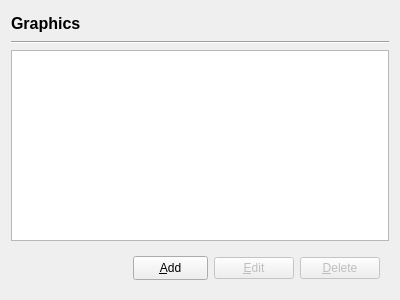
<?xml version="1.0" encoding="UTF-8"?>
<ui version="4.0">
 <class>GraphicsPage</class>
 <widget class="QWidget" name="GraphicsPage">
  <property name="geometry">
   <rect>
    <x>0</x>
    <y>0</y>
    <width>400</width>
    <height>300</height>
   </rect>
  </property>
  <property name="windowTitle">
   <string>Form</string>
  </property>
  <layout class="QVBoxLayout" name="verticalLayout">
   <item>
    <widget class="QLabel" name="title">
     <property name="minimumSize">
      <size>
       <width>0</width>
       <height>24</height>
      </size>
     </property>
     <property name="font">
      <font>
       <pointsize>12</pointsize>
       <bold>true</bold>
      </font>
     </property>
     <property name="text">
      <string>Graphics</string>
     </property>
    </widget>
   </item>
   <item>
    <widget class="Line" name="line">
     <property name="orientation">
      <enum>Qt::Horizontal</enum>
     </property>
    </widget>
   </item>
   <item>
    <widget class="QListWidget" name="list"/>
   </item>
   <item>
    <widget class="QWidget" name="widget_2" native="true">
     <layout class="QHBoxLayout" name="horizontalLayout_4">
      <item>
       <spacer name="horizontalSpacer">
        <property name="orientation">
         <enum>Qt::Horizontal</enum>
        </property>
        <property name="sizeHint" stdset="0">
         <size>
          <width>0</width>
          <height>20</height>
         </size>
        </property>
       </spacer>
      </item>
      <item>
       <widget class="QToolButton" name="add">
        <property name="sizePolicy">
         <sizepolicy hsizetype="Fixed" vsizetype="Fixed">
          <horstretch>75</horstretch>
          <verstretch>24</verstretch>
         </sizepolicy>
        </property>
        <property name="minimumSize">
         <size>
          <width>75</width>
          <height>24</height>
         </size>
        </property>
        <property name="maximumSize">
         <size>
          <width>75</width>
          <height>24</height>
         </size>
        </property>
        <property name="text">
         <string>&amp;Add</string>
        </property>
        <property name="popupMode">
         <enum>QToolButton::InstantPopup</enum>
        </property>
       </widget>
      </item>
      <item>
       <widget class="QPushButton" name="edit">
        <property name="enabled">
         <bool>false</bool>
        </property>
        <property name="text">
         <string>&amp;Edit</string>
        </property>
       </widget>
      </item>
      <item>
       <widget class="QPushButton" name="delete_">
        <property name="enabled">
         <bool>false</bool>
        </property>
        <property name="text">
         <string>&amp;Delete</string>
        </property>
       </widget>
      </item>
     </layout>
    </widget>
   </item>
  </layout>
 </widget>
 <resources/>
 <connections/>
</ui>
